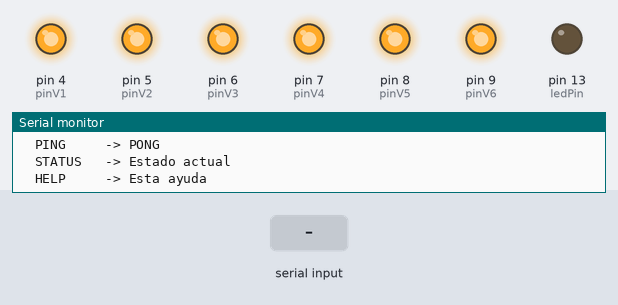
Recording of a sketch running on a simulated Arduino Uno, built with avr-gcc and run on an emulated ATmega328P. Shown: output pins drawn as LEDs (lit = HIGH), the last lines printed to the serial monitor. The test bench sets the inputs (shaded band).

Above: at 1.7 s.
1.8 s: "H\n" received over Serial
At 2.9 s:
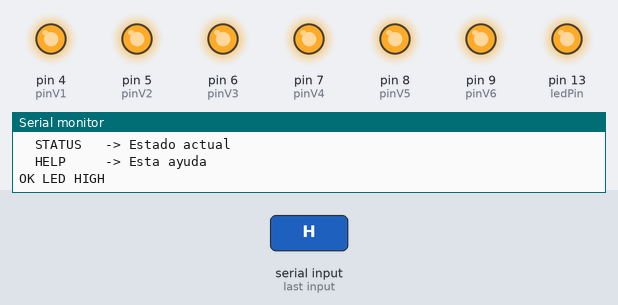
3.3 s: "5\n" received over Serial
At 4.0 s:
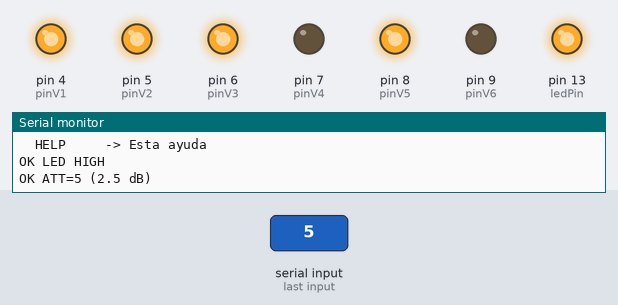
4.8 s: "L\n" received over Serial
At 5.1 s:
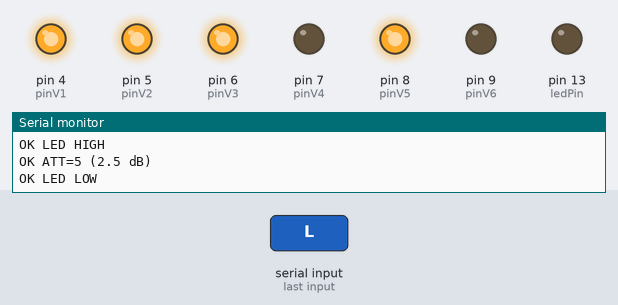
6.3 s: "90\n" received over Serial
At 7.5 s:
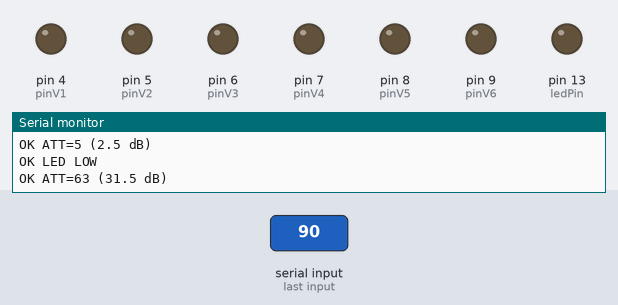
7.8 s: "H\n" received over Serial
At 8.6 s:
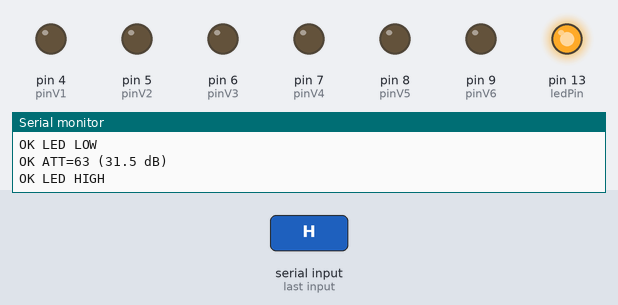
9.3 s: "0\n" received over Serial
At 9.8 s:
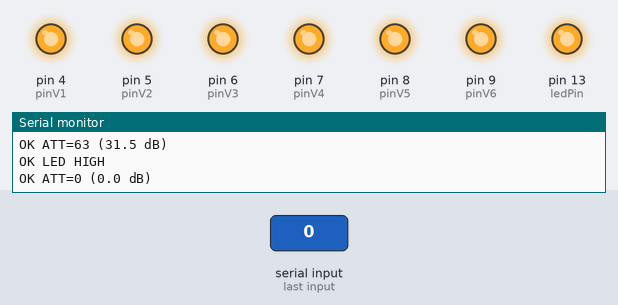
Timing chart, 0 to 11.8 s (numbered marks = the images above; inputs shaded):
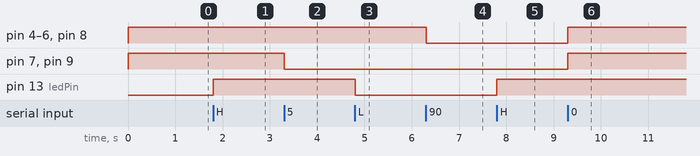

Measured:
- after the input at 1.8 s, pin 13 (ledPin): LOW → HIGH at once
- after the input at 3.3 s, pin 7 (pinV4), pin 9 (pinV6): HIGH → LOW at once
- after the input at 4.8 s, pin 13 (ledPin): HIGH → LOW at once
- after the input at 6.3 s, pin 4 (pinV1), pin 5 (pinV2), pin 6 (pinV3), pin 8 (pinV5): HIGH → LOW at once
- after the input at 7.8 s, pin 13 (ledPin): LOW → HIGH at once
- after the input at 9.3 s, pin 4 (pinV1), pin 5 (pinV2), pin 6 (pinV3), pin 7 (pinV4), pin 8 (pinV5), pin 9 (pinV6): LOW → HIGH at once

The sketch:

SwitchesRF_Software.ino
```cpp
/*
  Control combinado:
  - Atenuador programable HMC742
  - Switches RF (TX y RX)

  Comandos por Serial (9600 baudios):
    SW0           -> TX=LOW,  RX=LOW
    SW1           -> TX=HIGH, RX=HIGH
    TX0           -> TX=LOW
    TX1           -> TX=HIGH
    RX0           -> RX=LOW
    RX1           -> RX=HIGH
    0..63         -> Atenuación en pasos de 0.5 dB
    ATT n         -> Atenuación n (0..63)

  NOTA:
  - 63 pasos = 31.5 dB
  - La lógica del atenuador se conserva de la siguiente manera
      bit = 1  -> salida LOW
      bit = 0  -> salida HIGH
*/

const uint8_t TX_SWITCH_PINS[2] = {2, 10};
const uint8_t RX_SWITCH_PINS[2] = {3, 11};

const uint8_t pinV1 = 4; // 16 dB
const uint8_t pinV2 = 5; // 8 dB
const uint8_t pinV3 = 6; // 4 dB
const uint8_t pinV4 = 7; // 2 dB
const uint8_t pinV5 = 8; // 1 dB
const uint8_t pinV6 = 9; // 0.5 dB

const uint8_t ledPin = 13;

// pinMap[0] = 0.5 dB, pinMap[5] = 16 dB
const uint8_t pinMap[6] = {pinV6, pinV5, pinV4, pinV3, pinV2, pinV1};

// Buffer serial
static char lineBuf[40];
static uint8_t idx = 0;

// Estado actual
int currentSteps = 0;
bool txState = LOW;
bool rxState = LOW;

void toUpperCase(char* s) {
  while (*s) {
    if (*s >= 'a' && *s <= 'z') *s = *s - ('a' - 'A');
    s++;
  }
}

void trimString(char* s) {
  char* start = s;
  while (*start == ' ' || *start == '\t' || *start == '\r' || *start == '\n') {
    start++;
  }

  if (start != s) {
    memmove(s, start, strlen(start) + 1);
  }

  int len = strlen(s);
  while (len > 0 && (s[len - 1] == ' ' || s[len - 1] == '\t' || s[len - 1] == '\r' || s[len - 1] == '\n')) {
    s[len - 1] = '\0';
    len--;
  }
}

float stepsToDb(int steps) {
  return steps * 0.5f;
}

void setTX(bool state) {
  txState = state;
  for (uint8_t i = 0; i < 2; i++) {
    digitalWrite(TX_SWITCH_PINS[i], txState ? HIGH : LOW);
  }
}

void setRX(bool state) {
  rxState = state;
  for (uint8_t i = 0; i < 2; i++) {
    digitalWrite(RX_SWITCH_PINS[i], rxState ? HIGH : LOW);
  }
}

void setBothSwitches(bool state) {
  setTX(state);
  setRX(state);
}

// Atenuador
void setAttenuationSteps(int steps) {
  if (steps < 0) steps = 0;
  if (steps > 63) steps = 63;

  currentSteps = steps;

  for (int i = 0; i < 6; i++) {
    bool bitSet = (steps >> i) & 0x01;
    digitalWrite(pinMap[i], bitSet ? LOW : HIGH);
  }

  Serial.print(F("OK ATT="));
  Serial.print(currentSteps);
  Serial.print(F(" ("));
  Serial.print(stepsToDb(currentSteps), 1);
  Serial.println(F(" dB)"));
}

// Estado
void printStatus() {
  Serial.print(F("STATUS | TX="));
  Serial.print(txState ? F("HIGH") : F("LOW"));
  Serial.print(F(" | RX="));
  Serial.print(rxState ? F("HIGH") : F("LOW"));
  Serial.print(F(" | ATT="));
  Serial.print(currentSteps);
  Serial.print(F(" ("));
  Serial.print(stepsToDb(currentSteps), 1);
  Serial.println(F(" dB)"));
}

void printHelp() {
  Serial.println(F("Comandos disponibles:"));
  Serial.println(F("  SW0      -> TX=LOW,  RX=LOW"));
  Serial.println(F("  SW1      -> TX=HIGH, RX=HIGH"));
  Serial.println(F("  TX0      -> TX=LOW"));
  Serial.println(F("  TX1      -> TX=HIGH"));
  Serial.println(F("  RX0      -> RX=LOW"));
  Serial.println(F("  RX1      -> RX=HIGH"));
  Serial.println(F("  0..63    -> Atenuacion en pasos de 0.5 dB"));
  Serial.println(F("  ATT n    -> Atenuacion n (0..63)"));
  Serial.println(F("  H        -> LED ON"));
  Serial.println(F("  L        -> LED OFF"));
  Serial.println(F("  PING     -> PONG"));
  Serial.println(F("  STATUS   -> Estado actual"));
  Serial.println(F("  HELP     -> Esta ayuda"));
}

void handleLine(char* s) {
  trimString(s);
  toUpperCase(s);

  if (strlen(s) == 0) return;

  // Comandos switches conjuntos
  if (strcmp(s, "SW0") == 0) {
    setBothSwitches(LOW);
    Serial.println(F("OK SW0"));
    return;
  }

  if (strcmp(s, "SW1") == 0) {
    setBothSwitches(HIGH);
    Serial.println(F("OK SW1"));
    return;
  }

  if (strcmp(s, "TX0") == 0) {
    setTX(LOW);
    Serial.println(F("OK TX0"));
    return;
  }

  if (strcmp(s, "TX1") == 0) {
    setTX(HIGH);
    Serial.println(F("OK TX1"));
    return;
  }

  if (strcmp(s, "RX0") == 0) {
    setRX(LOW);
    Serial.println(F("OK RX0"));
    return;
  }

  if (strcmp(s, "RX1") == 0) {
    setRX(HIGH);
    Serial.println(F("OK RX1"));
    return;
  }

  if (strcmp(s, "H") == 0) {
    digitalWrite(ledPin, HIGH);
    Serial.println(F("OK LED HIGH"));
    return;
  }

  if (strcmp(s, "L") == 0) {
    digitalWrite(ledPin, LOW);
    Serial.println(F("OK LED LOW"));
    return;
  }

  if (strcmp(s, "PING") == 0) {
    Serial.println(F("PONG"));
    return;
  }

  if (strcmp(s, "STATUS") == 0) {
    printStatus();
    return;
  }

  if (strcmp(s, "HELP") == 0) {
    printHelp();
    return;
  }

  if (strncmp(s, "ATT ", 4) == 0) {
    long v = atol(s + 4);
    setAttenuationSteps((int)v);
    return;
  }

  char* endp;
  long v = strtol(s, &endp, 10);
  if (*endp == '\0') {
    setAttenuationSteps((int)v);
    return;
  }

  Serial.println(F("ERR BAD_CMD"));
}

void setup() {
  // Switches
  for (uint8_t i = 0; i < 2; i++) {
    pinMode(TX_SWITCH_PINS[i], OUTPUT);
    pinMode(RX_SWITCH_PINS[i], OUTPUT);
  }

  // Atenuador
  pinMode(pinV1, OUTPUT);
  pinMode(pinV2, OUTPUT);
  pinMode(pinV3, OUTPUT);
  pinMode(pinV4, OUTPUT);
  pinMode(pinV5, OUTPUT);
  pinMode(pinV6, OUTPUT);

  // LED
  pinMode(ledPin, OUTPUT);

  // Estados iniciales
  setBothSwitches(LOW);

  digitalWrite(pinV1, HIGH);
  digitalWrite(pinV2, HIGH);
  digitalWrite(pinV3, HIGH);
  digitalWrite(pinV4, HIGH);
  digitalWrite(pinV5, HIGH);
  digitalWrite(pinV6, HIGH);

  digitalWrite(ledPin, LOW);

  Serial.begin(9600);
  delay(200);

  Serial.println(F("ARDUINO_READY"));
  printStatus();
  printHelp();
}

void loop() {
  while (Serial.available() > 0) {
    char c = (char)Serial.read();

    if (c == '\n') {
      lineBuf[idx] = '\0';
      handleLine(lineBuf);
      idx = 0;
      continue;
    }

    if (c == '\r') continue;

    if (idx < sizeof(lineBuf) - 1) {
      lineBuf[idx++] = c;
    } else {
      idx = 0;
      Serial.println(F("ERR LINE_TOO_LONG"));
    }
  }
}
```
